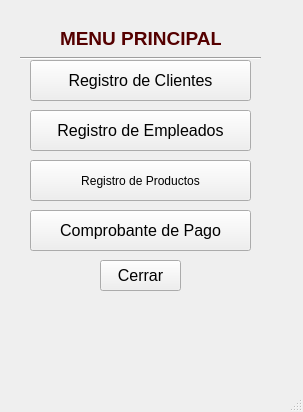
<?xml version="1.0" encoding="UTF-8"?>
<ui version="4.0">
 <class>MainWindow</class>
 <widget class="QMainWindow" name="MainWindow">
  <property name="geometry">
   <rect>
    <x>0</x>
    <y>0</y>
    <width>303</width>
    <height>412</height>
   </rect>
  </property>
  <property name="windowTitle">
   <string>MainWindow</string>
  </property>
  <widget class="QWidget" name="centralwidget">
   <widget class="QPushButton" name="btnComprobante">
    <property name="geometry">
     <rect>
      <x>30</x>
      <y>210</y>
      <width>221</width>
      <height>41</height>
     </rect>
    </property>
    <property name="font">
     <font>
      <family>MS Shell Dlg 2</family>
      <pointsize>12</pointsize>
      <weight>9</weight>
      <italic>false</italic>
      <bold>false</bold>
     </font>
    </property>
    <property name="styleSheet">
     <string notr="true">font: 75 10pt &quot;MS Shell Dlg 2&quot;;
font: 75 12pt &quot;MS Shell Dlg 2&quot;;</string>
    </property>
    <property name="text">
     <string>Comprobante de Pago</string>
    </property>
   </widget>
   <widget class="Line" name="line">
    <property name="geometry">
     <rect>
      <x>20</x>
      <y>50</y>
      <width>241</width>
      <height>16</height>
     </rect>
    </property>
    <property name="orientation">
     <enum>Qt::Horizontal</enum>
    </property>
   </widget>
   <widget class="QPushButton" name="btnProductos">
    <property name="geometry">
     <rect>
      <x>30</x>
      <y>160</y>
      <width>221</width>
      <height>41</height>
     </rect>
    </property>
    <property name="styleSheet">
     <string notr="true">font: 75 10pt &quot;MS Shell Dlg 2&quot;;
font: 75 12pt &quot;MS Shell Dlg 2&quot;;</string>
    </property>
    <property name="text">
     <string>Registro de Productos</string>
    </property>
   </widget>
   <widget class="QPushButton" name="btnEmpleados">
    <property name="geometry">
     <rect>
      <x>30</x>
      <y>110</y>
      <width>221</width>
      <height>41</height>
     </rect>
    </property>
    <property name="font">
     <font>
      <family>MS Shell Dlg 2</family>
      <pointsize>12</pointsize>
      <weight>9</weight>
      <italic>false</italic>
      <bold>false</bold>
     </font>
    </property>
    <property name="styleSheet">
     <string notr="true">font: 75 10pt &quot;MS Shell Dlg 2&quot;;
font: 75 12pt &quot;MS Shell Dlg 2&quot;;</string>
    </property>
    <property name="text">
     <string>Registro de Empleados</string>
    </property>
   </widget>
   <widget class="QPushButton" name="btnSalir">
    <property name="geometry">
     <rect>
      <x>100</x>
      <y>260</y>
      <width>81</width>
      <height>31</height>
     </rect>
    </property>
    <property name="font">
     <font>
      <family>MS Shell Dlg 2</family>
      <pointsize>12</pointsize>
      <weight>9</weight>
      <italic>false</italic>
      <bold>false</bold>
     </font>
    </property>
    <property name="styleSheet">
     <string notr="true">font: 75 10pt &quot;MS Shell Dlg 2&quot;;
font: 75 12pt &quot;MS Shell Dlg 2&quot;;</string>
    </property>
    <property name="text">
     <string>Cerrar</string>
    </property>
   </widget>
   <widget class="QLabel" name="label_2">
    <property name="geometry">
     <rect>
      <x>60</x>
      <y>30</y>
      <width>161</width>
      <height>16</height>
     </rect>
    </property>
    <property name="font">
     <font>
      <family>Arial</family>
      <pointsize>14</pointsize>
      <weight>75</weight>
      <bold>true</bold>
     </font>
    </property>
    <property name="styleSheet">
     <string notr="true">color: rgb(85, 0, 0);</string>
    </property>
    <property name="text">
     <string>MENU PRINCIPAL</string>
    </property>
   </widget>
   <widget class="QPushButton" name="btnClientes">
    <property name="geometry">
     <rect>
      <x>30</x>
      <y>60</y>
      <width>221</width>
      <height>41</height>
     </rect>
    </property>
    <property name="font">
     <font>
      <family>MS Shell Dlg 2</family>
      <pointsize>12</pointsize>
      <weight>9</weight>
      <italic>false</italic>
      <bold>false</bold>
     </font>
    </property>
    <property name="styleSheet">
     <string notr="true">font: 75 10pt &quot;MS Shell Dlg 2&quot;;
font: 75 12pt &quot;MS Shell Dlg 2&quot;;</string>
    </property>
    <property name="text">
     <string>Registro de Clientes</string>
    </property>
   </widget>
  </widget>
  <widget class="QMenuBar" name="menubar">
   <property name="geometry">
    <rect>
     <x>0</x>
     <y>0</y>
     <width>303</width>
     <height>21</height>
    </rect>
   </property>
  </widget>
  <widget class="QStatusBar" name="statusbar"/>
 </widget>
 <resources/>
 <connections/>
</ui>
